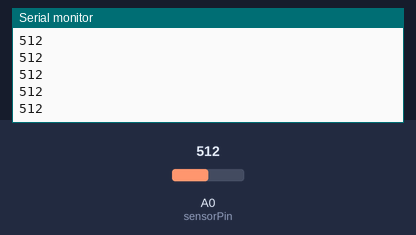
Simulated run of this sketch. Board: Arduino Uno, built with avr-gcc and run on an emulated ATmega328P. Parts: the last lines printed to the serial monitor. The inputs (shaded band) are chosen by the test bench; at power-on: A0 (sensorPin) = 512.

Above: at 1.2 s.
1.3 s: A0 (sensorPin) set to 716
At 1.9 s:
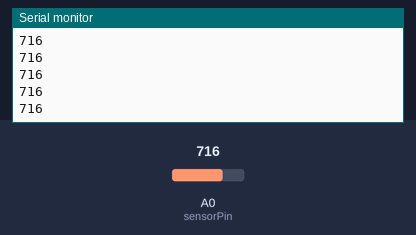
2.8 s: A0 (sensorPin) set to 900
At 3.9 s:
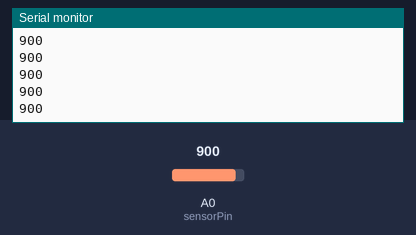
Timing chart, 0 to 5.8 s (numbered marks = the images above; inputs shaded):
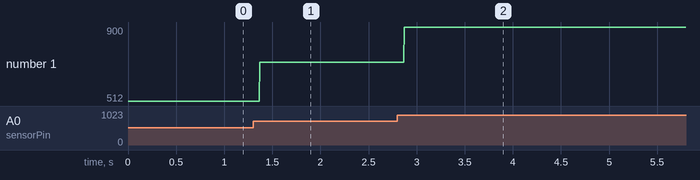

Measured:
- after the input at 1.3 s, the serial monitor: prints a new line after 0.07 s (image 1)
- after the input at 2.8 s, the serial monitor: prints a new line after 0.07 s (image 2)
- plotted number 1: 512 → 716 after the input at 1.3 s, 716 → 900 after the input at 2.8 s

The sketch:

Papergifroll.ino
```cpp
int sensorPin = A0;
int sensorValue = 0;

void setup() {
  pinMode(sensorPin, INPUT);
  Serial.begin(9600);
}

void loop()
{
  sensorValue = analogRead(sensorPin);
  Serial.println(sensorValue);
}
```
